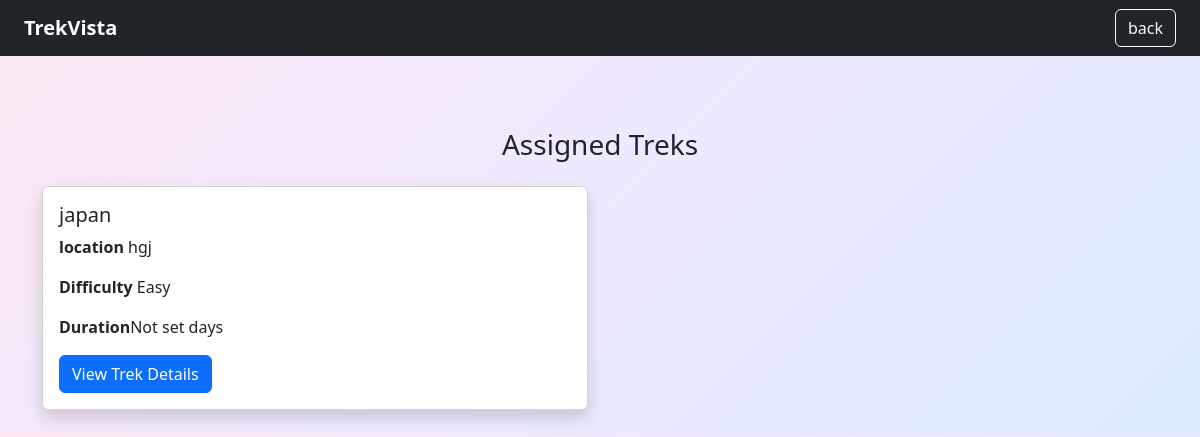
The app's page /staff/my_treks (signed in) with its own data.
### application/model.py (models this page shows)
class Trek(db.Model):
    trek_id=db.Column(db.Integer,primary_key=True)
    trek_name = db.Column(db.String,nullable = False)
    location = db.Column(db.String,nullable = False)
    difficulty = db.Column(db.String,nullable = False)
    duration =db.Column(db.Integer)
    available_slots =db.Column(db.Integer, nullable=False)
    assigned_staff_id =db.Column(db.Integer,db.ForeignKey("staff.staff_id"), nullable=True)
    trek_status=db.Column(db.String(100),default="Not Started")
    booking_status=db.Column(db.String(100),default="Open")
    start_date=db.Column(db.DateTime)
    end_date=db.Column(db.DateTime)
    payment_status = db.Column(db.String,default="Pending")
    is_closed = db.Column(db.Boolean, default=False)
    created_at =  db.Column(db.DateTime, default=datetime.utcnow)
    bookings = db.relationship("Booking", backref="trek")

### application/routes.py (the view)
@app.route("/staff/my_treks")
def my_treks():
    staff_id = session.get("user_id")
    staff = Staff.query.get(staff_id)
    treks = Trek.query.filter_by(assigned_staff_id=staff_id).all()
    return render_template(
        "staff/my_treks.html",
        staff=staff,
        treks=treks,
    )

### templates/Staff/my_treks.html (shortened to what this page needs)
<!DOCTYPE html>
<html lang="en">
<head>
     <link href="https://cdn.jsdelivr.net/npm/bootstrap@5.3.8/dist/css/bootstrap.min.css" rel="stylesheet"
>
</head>
<body>
 <nav class="navbar navbar-expand-lg navbar-dark bg-dark px-4">
    <a class="navbar-brand fw-bold">TrekVista</a>
        <div class="ms-auto">
        <a href="/staff_dashboard" class="btn btn-outline-light">
            back
        </a>
    </div>
</nav>
<br>
<div class="container mt-5">
    <h3 class="mb-4 text-center">Assigned Treks</h3>
    <div class="row">
        {% for trek in treks %}
        <div class="col-md-6 mb-4">
            <div class="card shadow h-100">
                <div class="card-body">
                    <h5 class="card-title">{{ trek.trek_name }}</h5>
                    <p><strong>location</strong> {{ trek.location if trek.location else "N/A" }}</p>
                    <p><strong>Difficulty</strong> {{ trek.difficulty }}</p>
                    <p><strong>Duration</strong>{{ trek.duration if trek.duration else 'Not set' }} days</p>
                    <a href="{{ url_for('view_trek', trek_id=trek.trek_id) }}" class="btn btn-primary">
                    View Trek Details
                </a>
            </div>
            </div>
            </div>
        {%endfor%}
</body>
</html>

### templates/Staff/my_treks.html (style rules this page uses)
body { background: linear-gradient( 135deg, #fce7f3, #ede9fe, #dbeafe) }

### records on screen
Trek: trek_name "japan", location "hgj", difficulty "Easy", duration "Not set"
